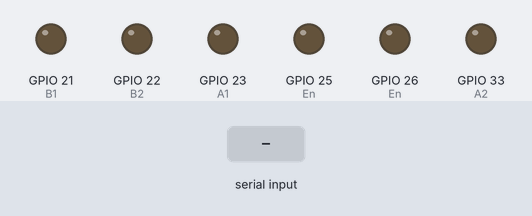
This sketch was run on a simulated ESP32. On the bench: output pins drawn as LEDs (lit = HIGH). The test bench sets the inputs (shaded band). Nothing arrives over Bluetooth unless stated.

Above: at 1.2 s.
1.3 s: "F" received over the second serial link
At 3.0 s:
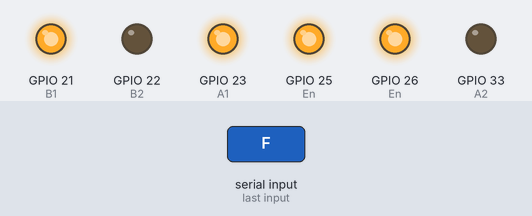
3.8 s: "B" received over the second serial link
At 6.0 s:
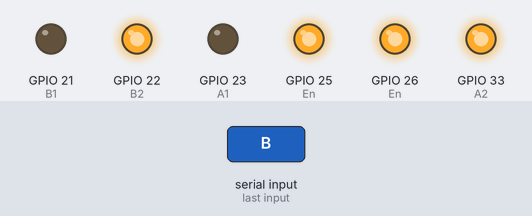
6.3 s: "S" received over the second serial link
At 8.1 s:
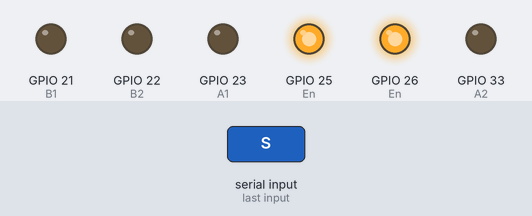
8.8 s: "L" received over the second serial link
At 9.2 s:
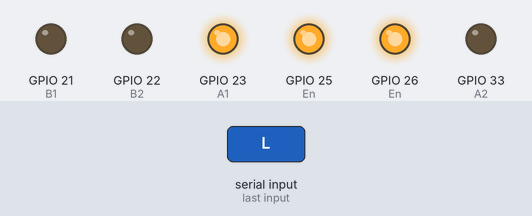
11.3 s: "S" received over the second serial link
At 12.1 s:
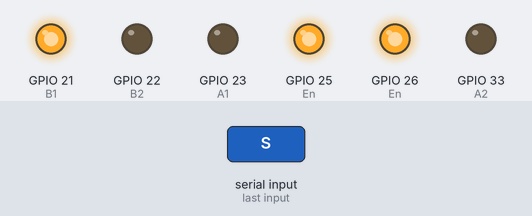
13.8 s: "R" received over the second serial link
At 14.2 s:
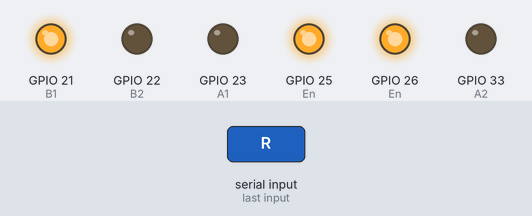
Timing chart, 0 to 16.3 s (numbered marks = the images above; inputs shaded):
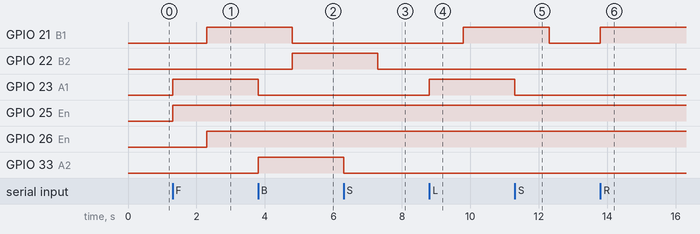

The sketch:

BT_Robo_ESP32.ino
```cpp
#include<BluetoothSerial.h>
BluetoothSerial b;
void setup() {
  // put your setup code here, to run once:
  b.begin("Robo");
  Serial.begin(9600);
  pinMode(23,OUTPUT);//A1
  pinMode(33,OUTPUT);//A2
  pinMode(25,OUTPUT);//En
  pinMode(26,OUTPUT);//En
  pinMode(21,OUTPUT);//B1
  pinMode(22,OUTPUT);//B2
  digitalWrite(23,LOW);//Trig
  digitalWrite(33,LOW);//Echo
  digitalWrite(21,LOW);
  digitalWrite(22,LOW);
}

void loop() {
  // put your main code here, to run repeatedly:
  if(b.available()>0)
  {
    char d = b.read();
    if(d=='F')
    {
      digitalWrite(23,HIGH);
      digitalWrite(33,LOW);
      analogWrite(25,255);
      delay(1000);

      digitalWrite(21,HIGH);
      digitalWrite(22,LOW);
      analogWrite(26,255);
      delay(1000);
    }
    if(d=='B')
    {
      digitalWrite(23,LOW);
      digitalWrite(33,HIGH);
      analogWrite(25,255);
      delay(1000);

      digitalWrite(21,LOW);
      digitalWrite(22,HIGH);
      analogWrite(26,255);
      delay(1000);
    }
    if(d=='S')
    {
      digitalWrite(23,LOW);
      digitalWrite(33,LOW);
      analogWrite(25,255);
      delay(1000);

      digitalWrite(21,LOW);
      digitalWrite(22,LOW);
      analogWrite(26,255);
      delay(1000);
    }
    if(d == 'L')
    {
      digitalWrite(23,HIGH);
      digitalWrite(33,LOW);
      analogWrite(25,255);
      delay(1000);

     digitalWrite(21,HIGH);
     digitalWrite(22,LOW);
     analogWrite(26,255);
     delay(1000);
    }
    if(d == 'R')
    {
      digitalWrite(26,HIGH);
      digitalWrite(22,LOW);
      analogWrite(21,255);
      delay(1000);

     digitalWrite(21,HIGH);
     digitalWrite(22,LOW);
     analogWrite(26,255);
     delay(1000);
    }
  }
}
```

Measured:
- after the input at 1.3 s, GPIO 21 (B1), GPIO 26 (En): LOW → HIGH after 1.0 s; GPIO 23 (A1), GPIO 25 (En): LOW → HIGH at once
- after the input at 3.8 s, GPIO 21 (B1): HIGH → LOW after 1.0 s; GPIO 22 (B2): LOW → HIGH after 1.0 s; GPIO 23 (A1): HIGH → LOW at once; GPIO 33 (A2): LOW → HIGH at once
- after the input at 6.3 s, GPIO 22 (B2): HIGH → LOW after 1.0 s; GPIO 33 (A2): HIGH → LOW at once
- after the input at 8.8 s, GPIO 21 (B1): LOW → HIGH after 1.0 s; GPIO 23 (A1): LOW → HIGH at once
- after the input at 11.3 s, GPIO 21 (B1): HIGH → LOW after 1.0 s; GPIO 23 (A1): HIGH → LOW at once
- after the input at 13.8 s, GPIO 21 (B1): LOW → HIGH at once
